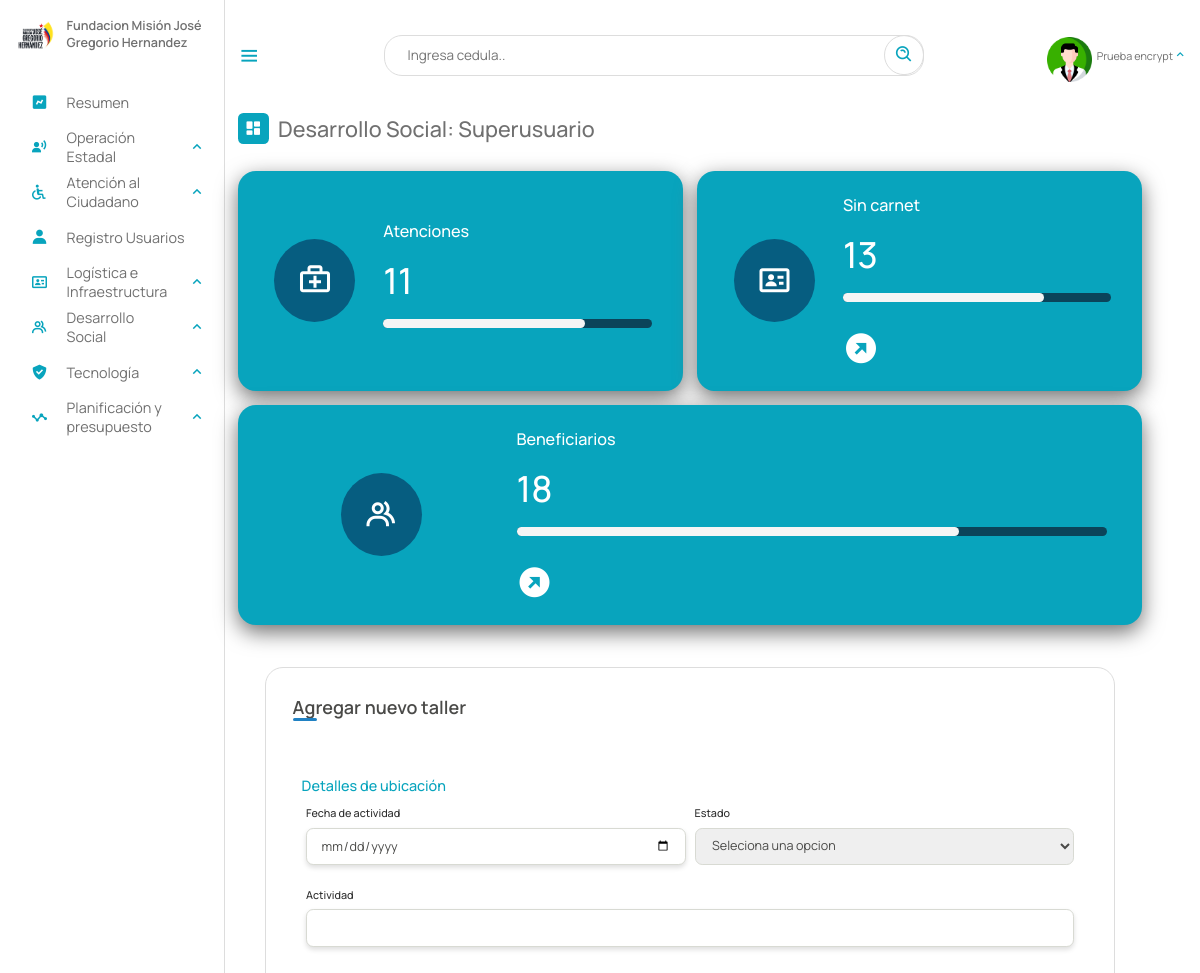
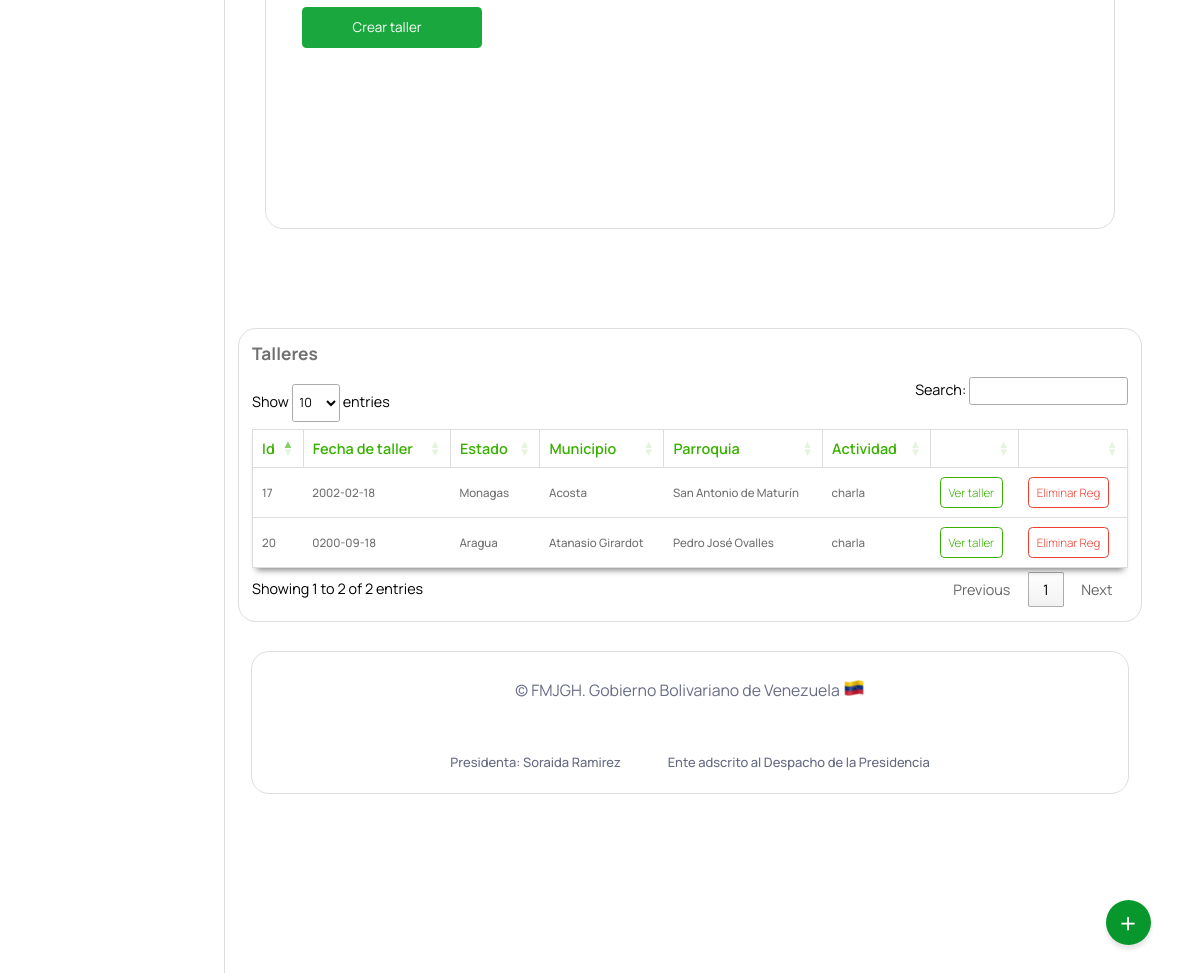
Page /Escritorio/08-desarrolloSocial-talleres.php (signed in) on the committed database (2 pictures, top to bottom).
### tables this page shows
CREATE TABLE `taller` (
  `id` int(11) NOT NULL AUTO_INCREMENT,
  `fecha_taller` date NOT NULL,
  `estado` varchar(10) NOT NULL,
  `municipio` varchar(20) NOT NULL,
  `parroquia` varchar(10) NOT NULL,
  `actividad` text NOT NULL,
  PRIMARY KEY (`id`),
  KEY `estado` (`estado`,`municipio`),
  KEY `municipio` (`municipio`),
  KEY `parroquia` (`parroquia`)
);

CREATE TABLE `estados` (
  `id_estados` varchar(10) NOT NULL,
  `nombre_estado` text NOT NULL,
  PRIMARY KEY (`id_estados`)
);

CREATE TABLE `municipios` (
  `id_municipios` varchar(20) NOT NULL,
  `estado` varchar(10) NOT NULL,
  `nombre` text NOT NULL,
  PRIMARY KEY (`id_municipios`),
  KEY `estado` (`estado`),
  CONSTRAINT `municipios_ibfk_1` FOREIGN KEY (`estado`) REFERENCES `estados` (`id_estados`) ON DELETE CASCADE
);

CREATE TABLE `parroquia` (
  `id` varchar(10) NOT NULL,
  `municipio` varchar(20) NOT NULL,
  `nombre_parroquia` text NOT NULL,
  PRIMARY KEY (`id`),
  KEY `municipio` (`municipio`),
  CONSTRAINT `parroquia_ibfk_2` FOREIGN KEY (`municipio`) REFERENCES `municipios` (`id_municipios`) ON DELETE CASCADE
);

### php/01-atenciones.php (called while the page is built, shortened)
<?php
include_once("ManejadorBD.php");
class Atenciones extends ManejadorBD
{
	private $cnn;
	public function __construct($tipoConexion)
	{
		$this->cnn = parent::conectar($tipoConexion);
	}
	public function contarTodasAtencionesa()
	{
		try {
			$stmt = $this->cnn->prepare("SELECT * FROM `atenciones` WHERE fecha_aten IS NOT NULL");
			$stmt->setFetchMode(PDO::FETCH_ASSOC);
			$stmt->execute();
			return $stmt->fetchAll();
		} catch (PDOException $error) {
			echo "Error: ejecutando consulta SQL." . $error->getMessage();
			exit();
		}
	}
}

### php/ManejadorBD.php (called while the page is built, shortened)
<?php
	class ManejadorBD extends PDO {
		public $srv	= SRV;
		public $usr	= USR;
		public $pas	= PAS;
		public $dbn	= BDN;
		public function conectar($tipoConexion){
			try{
				switch ($tipoConexion) {
				    case 1:
				        $dsn = "mysql:host=$this->srv;dbname=$this->dbn";
				        break;
				}
				$dbh = new PDO($dsn, $this->usr, $this->pas);
    			$dbh->setAttribute(PDO::ATTR_ERRMODE, PDO::ERRMODE_EXCEPTION);
			}catch(PDOException $error){
                echo "Error al Conectar con la Base de Datos: ".$error->getMessage();
                exit();
			}
            $this->conexionBD = $dbh;
			return $this->conexionBD;
		}
	}
?>

### php/01-discapacitados.php (called while the page is built, shortened)
<?php
include_once("ManejadorBD.php");
class Discapacitados extends ManejadorBD
{
	private $cnn;
	public function __construct($tipoConexion)
	{
		$this->cnn = parent::conectar($tipoConexion);
	}
	public function consultageneralsincarnet()
	{
		try {
			$stmt = $this->cnn->prepare("SELECT cedula, nombre, apellido, estados.nombre_estado, discapacid_e.nombre_e , telefono, edad, email, certificado FROM `beneficiario` , estados, discapacid_e WHERE certificado = ''and beneficiario.estado = estados.id_estados and beneficiario.discapacidad = discapacid_e.id_e; ");
			$stmt->setFetchMode(PDO::FETCH_ASSOC);
			$stmt->execute();
			return $stmt->fetchAll();
		} catch (PDOException $error) {
			echo "Error: ejecutando consulta SQL." . $error->getMessage();
			exit();
		}
	}
	public function consultarTodosDiscapacitados()
	{
		try {
			$stmt = $this->cnn->prepare("SELECT cedula, nombre, apellido, estado, discapacidad FROM `beneficiario` WHERE 1");
			$stmt->setFetchMode(PDO::FETCH_ASSOC);
			$stmt->execute();
			return $stmt->fetchAll();
		} catch (PDOException $error) {
			echo "Error: ejecutando consulta SQL." . $error->getMessage();
			exit();
		}
	}
}

### php/04-taller.php (called while the page is built, shortened)
<?php
include_once("ManejadorBD.php");
class taller extends ManejadorBD{
        private $cnn;
        public function __construct($tipoConexion){
            $this->cnn = parent::conectar($tipoConexion);
        }
		public function consultarTodosTaller(){
			try{
				$stmt = $this->cnn->prepare("SELECT taller.id, taller.fecha_taller, estados.nombre_estado, municipios.nombre, parroquia.nombre_parroquia, taller.actividad FROM `taller`, estados, municipios, parroquia WHERE taller.estado = estados.id_estados
				and taller.municipio = municipios.id_municipios and taller.parroquia = parroquia.id");
				$stmt->setFetchMode(PDO::FETCH_ASSOC);
				$stmt->execute();
				return $stmt->fetchAll();
	        }catch(PDOException $error) {
				echo "Error: ejecutando consulta SQL.".$error->getMessage();
				exit();
	        }
		}
}
?>

### Escritorio/08-desarrolloSocial-talleres.php (the view, shortened to what this page needs)
<?php
include_once("partearriba.php");
?>
<link rel="stylesheet" type="text/css" href="https://cdn.datatables.net/1.11.3/css/jquery.dataTables.min.css">
<div class="dash-contenido">
    <div class="overview">
        <div class="titulo">
            <i class='bx bxs-dashboard'> </i>
            <span class="link-name">Desarrollo Social: <?php echo $rol ?></span>
        </div>
    </div>
    <div class="boxes">
        <?php
        include_once("../php/01-discapacitados.php");
        $dis = new Discapacitados(1);
        $consulta = $dis->consultarTodosDiscapacitados();
        $sincarnet = $dis->consultageneralsincarnet();
        include_once("../php/01-atenciones.php");
        $aten = new Atenciones(1);
        $atenciones =  $aten->contarTodasAtencionesa();
        ?>
        <div class="box box1">
            <div class="contenedor-box">
                <div class="boxes1">
                    <div class="cont-box">
                        <i class='bx bx-first-aid'></i>
                    </div>
                </div>
                <div class="boxes2">
                    <span class="link-name">Atenciones</span></a>
                    <span class="number"><?php echo count($atenciones) ?></span>
                    <div class="progress">
                        <div class="progress-bar" style="width:75%;">
                        </div>
                    </div>
                </div>
            </div>
        </div>
        <div class="box box1">
            <div class="contenedor-box">
                <div class="boxes1">
                    <div class="cont-box">
                        <i class='bx bx-id-card'></i>
                    </div>
                </div>
                <div class="boxes2">
                    <span class="link-name"><a href="sincarnet.php">Sin carnet </a></span>
                    <span class="number"><?php echo count($sincarnet) ?></span>
                    <div class="progress">
                        <div class="progress-bar" style="width:75%;">
                        </div>
                    </div>
                    <span> <a href="sincarnet.php" class="ir"><i class='bx bxs-right-top-arrow-circle'></i></a></span>
                </div>
            </div>
        </div>
        <div class="box box1">
            <div class="contenedor-box">
                <div class="boxes1">
                    <div class="cont-box">
                        <i class='bx bx-group'></i>
                    </div>
                </div>
                <div class="boxes2">
                    <span class="link-name"><a href="Beneficiarios.php">Beneficiarios </a></span>
                    <span class="number"><?php echo count($consulta); ?></span>
                    <div class="progress">
                        <div class="progress-bar" style="width:75%;">
                        </div>
                    </div>
                    <span> <a href="Beneficiarios.php" class="ir"><i class='bx bxs-right-top-arrow-circle'></i></a></span>
                </div>
            </div>
        </div>
    </div>
    <div class="cont-registro">
        <div class="container">
            <header>
                Agregar nuevo taller
            </header>
            <form action="../php/procesamientotaller.php" method="post" >
                <div class="form first">
                    <div class="details personal">
                        <span class="title">Detalles de ubicación</span>
                        <div class="fields">
                            <div class="input-field dos">
                                <label>Fecha de actividad</label>
                                <input type="date" id="fecha_taller" name="fecha_taller">
                            </div>
                            <div class="input-field">
                                <label>Estado</label>
                                <select name="estado" id="estado" require>
                                <option value="0">Seleciona una opcion</option>
                                </select>
                            </div>
                            <div class="input-field dos">
                                <label>Actividad</label>
                                <input type="text" id="actividad" name="actividad">
                            </div>
                        </div>
                    </div>
                </div>
                <button class="nextBtn" name="registro">
                    <span class="btnText">Crear taller</span>
                </button>
        </div>
    </div>
    <div class="reportes-totales">
    </div>
    <div class="tabla-atencion">
        <h2>Talleres</h2>
        <table id="atencion">
            <thead>
                <tr>
                    <th>Id</th>
                    <th>Fecha de taller</th>
                    <th>Estado</th>
                    <th>Municipio</th>
                    <th>Parroquia</th>
                    <th>Actividad</th>
                    <th></th>
                    <th></th>
                </tr>
            </thead>
            <tbody>
                <?php
                include_once("../php/04-taller.php");
                $aten = new taller(1);
                $consulta = $aten->consultarTodosTaller();
                if ($consulta) {
                    foreach ($consulta as $registros) {
                ?>
                        <tr>
                            <td><?php echo $registros["id"] ?></td>
                            <td><?php echo $registros["fecha_taller"] ?></td>
                            <td><?php echo $registros["nombre_estado"] ?></td>
                            <td><?php echo $registros["nombre"] ?></td>
                            <td><?php echo $registros["nombre_parroquia"] ?></td>
                            <td><?php echo $registros["actividad"] ?></td>
                            <td><a href="08-desarrolloSocial-verTaller.php?id=<?php echo $registros["id"] ?>">Ver taller</a></td>
                            <td><a href="eliminar/eliminar_taller.php?id=<?php echo $registros["id"] ?>" class="eliminar">Eliminar Reg</a></td>
                        </tr>
                <?php
                    }
                }
                ?>
            </tbody>
        </table>
    </div>
    <?php
    include_once("parteabajo.php");
    ?>

### Escritorio/estilo.css (style rules this page uses)
* { font-family: 'Manrope', sans-serif; margin: 0; padding: 0; box-sizing: border-box; scroll-behavior: smooth; }
:root { --body-color: ; --tran-03:all 0.2 ease ; --tran-03:all 0.3s ease ; --tran-03:all 0.4s ease ; --tran-03:all 0.5s ease ; }
body { height: 100vh; background-color: #fff; }
.menu-dash .dash-contenido { padding-top: 45px; }
.menu-dash .titulo { display: flex; align-items: center; margin: 70px 0 30px 0; }
.menu-dash .titulo i { position: relative; height: 35px; width: 35px; background-color: #08A4BD; border-radius: 6px; color: #fff; display: flex; align-items: center; justify-content: center; font-size: 20px; }
.menu-dash .titulo .link-name { font-size: 24PX; font-weight: 500; color: #707070; margin-left: 10px; }
.menu-dash .boxes { display: flex; align-items: normal; justify-content: space-evenly; gap: 1rem; width: 100%; flex-wrap: wrap; }
.menu-dash .boxes .box { width: 400px; flex-grow: 100; }
.contenedor-box { display: flex; width: 100%; height: 100%; box-sizing: border-box; }
.contenedor-box .boxes1, .boxes2 { display: flex; width: 29%; justify-content: center; align-items: center; height: 100%; }
.contenedor-box .boxes1 .cont-box { background-color: #065d80; border-radius: 100%; padding: 25px; }
.contenedor-box .boxes2 { display: flex; flex-direction: column; width: 70%; justify-content: center; align-items: start; height: 100%; gap: 1em; padding: 10px; }
.progress { height:10px; width: 100%; border: 1px solid none; border-radius: 5px; background-color: #0b445a; margin-bottom: 15px; }
.progress-bar { height: 100%; background: whitesmoke; display: flex; align-items: center; transition: width 0.25s; border-radius: 5px; max-width: 100%; }
.menu-dash .boxes .box { padding: 15px 20px; border-radius: 20px; background-color: #08A4BD; width: (100% / 3 - 15px); display: flex; flex-direction: column; align-items: center; box-shadow: 0 .5rem 1.5rem #707070; transition: 0.3s; }
.menu-dash .boxes .box a { text-decoration: none; color: #fff; }
.boxes .box .link-name { white-space: nowrap; font-size: 18px; font-weight: 500; color: #fff; }
.boxes .box .number { white-space: nowrap; font-size: 40px; font-weight: 500; color: #fff; }
.boxes .box i { font-size: 40px; color: #fff; }
.boxes .box.box1 { background-color: #08A4BD; }
.cont-registro { background-color: white; max-width: 100%; margin-top: 2rem ; border-radius: 20px; padding: 15px; }
.container { background-color: #fff; border: 1px solid #ddd; max-width: 100%; border-radius: 20px; padding: 30px; margin: 0 15px; }
.container header { position: relative; font-size: 20px; font-weight: 600; color: #4a4a48; }
.container header::before { content: ""; position: absolute; bottom: -2px; left: 0; height: 3px; width: 27px; border-radius: 8px; background-color: #2081c3; }
.container form { position: relative; margin-top: 16px; padding: 10px; min-height: 490px; background-color: #fff; }
.first { height: auto; }
.container form .details { margin-top: 30px; display: flex; flex-direction: column; }
.container form .title { display: block; margin-bottom: 8px; font-size: 16px; font-weight: 500; margin: 6px 0; color: #08A4BD; }
.container form .fields { display: flex; align-items: center; justify-content: space-between; flex-wrap: wrap; }
form .fields .input-field { display: flex; width: calc(100%/3 - 20px); flex-direction: column; margin: 4px 5px; flex-grow: 400; flex-basis: 400px; }
.input-field label { font-size: 12px; font-weight: 500; color: #2e2e2e; }
.input-field input, select { outline: none; font-size: 14px; font-weight: 400; color: #4A4A48; border: 1px solid #D8DAD3; border-radius: 8px ; height: 42px; margin: 8px 0; padding: 0 15px; }
.input-field input[type="date"]:valid { color: #4A4A48; }
.container form button { display: flex; color: #fff; align-items: center; justify-content: center; height: 45px; font-weight: 400; max-width: 200px; width: 100%; border: none; border-radius: 5px; outline: none; background-color:#1AA83E; margin: 25px 0; transition: all 0.3 linear; cursor: pointer; gap: 10px; }
.container form .btnText { font-size: 15px; }
table { width: 100%; }

### Escritorio/02-buttons/01-buttons.css (style rules this page uses)
body { margin: 0; padding: 0; }

### rows in the picture
taller: id "17", fecha_taller "2002-02-18", estados.nombre_estado "Monagas", municipios.nombre "Acosta", parroquia.nombre_parroquia "San Antonio de Maturín", actividad "charla"
taller: id "20", fecha_taller "0200-09-18", estados.nombre_estado "Aragua", municipios.nombre "Atanasio Girardot", parroquia.nombre_parroquia "Pedro José Ovalles", actividad "charla"

### other values in the picture
$NombreUsuarioActivo "Prueba encrypt"
$rol "Superusuario"
count($atenciones) "11"
count($sincarnet) "13"
count($consulta) "18"
